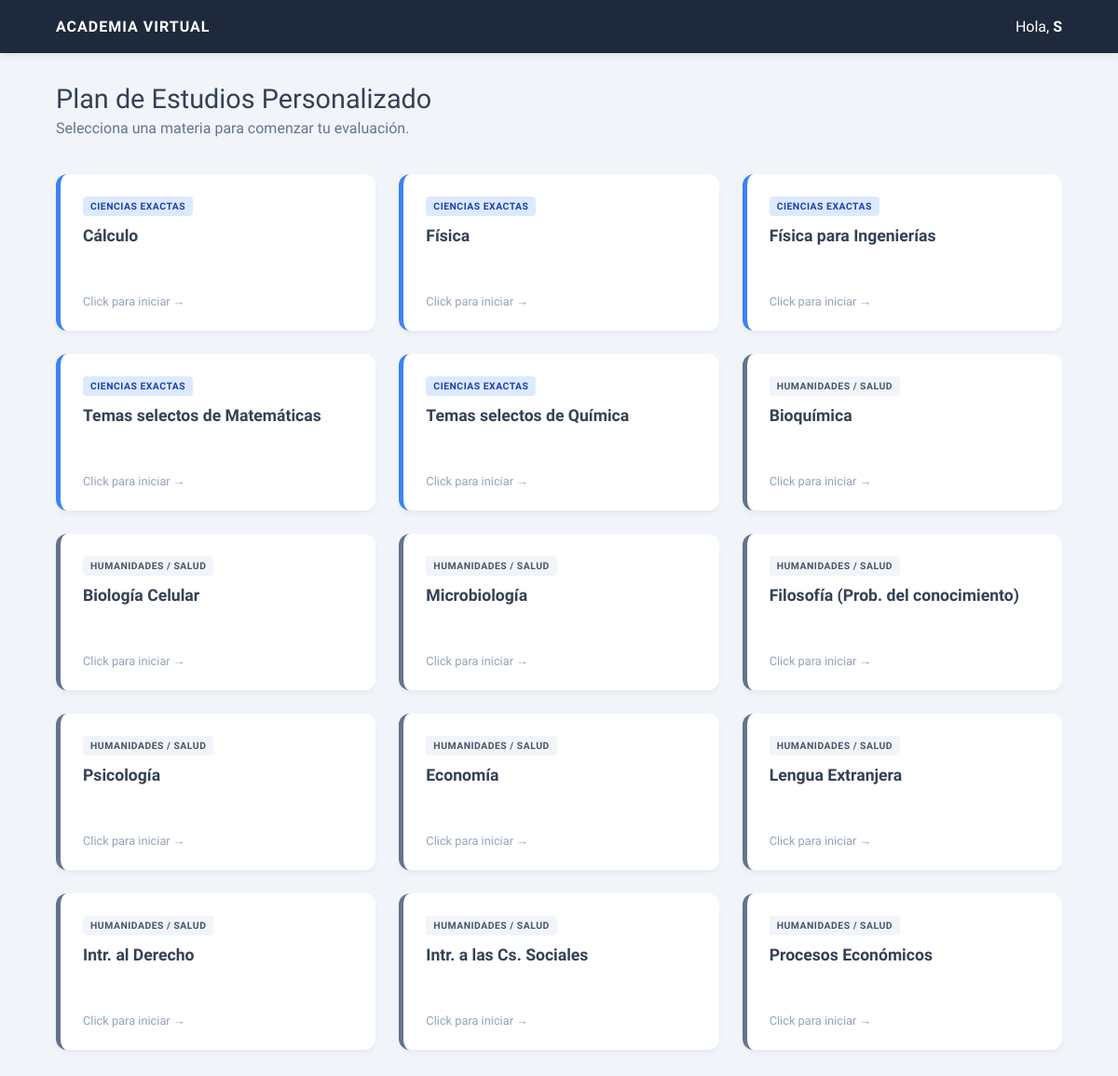
/dashboard (signed in), run on the app's committed database.
### app.py (models this page shows)
class Materia(db.Model):
    id = db.Column(db.Integer, primary_key=True)
    nombre = db.Column(db.String(100), unique=True, nullable=False)
    es_exacta = db.Column(db.Boolean, default=False)

### app.py (the view)
@app.route('/dashboard')
def dashboard():
    if 'usuario_nombre' not in session:
        return redirect(url_for('index'))
    materias = Materia.query.all()
    return render_template('dashboard.html', nombre=session['usuario_nombre'], materias=materias)

### templates/dashboard.html (shortened to what this page needs)
<!DOCTYPE html>
<html lang="es">
<head>
</head>
<body>
    <nav>
        <span style="letter-spacing: 1px; font-weight: 600;">ACADEMIA VIRTUAL</span>
        <span>Hola, <strong>{{ nombre }}</strong></span>
    </nav>
    <div class="container">
        <header>
            <h2>Plan de Estudios Personalizado</h2>
            <p>Selecciona una materia para comenzar tu evaluación.</p>
        </header>
        <div class="grid-materias">
            {% for materia in materias %}
            <a href="/examen/{{ materia.id }}" class="card-materia {% if materia.es_exacta %}exacta{% else %}teoria{% endif %}">
                <div>
                    <div class="tipo-tag {% if materia.es_exacta %}tag-exacta{% else %}tag-teoria{% endif %}">
                        {% if materia.es_exacta %}CIENCIAS EXACTAS{% else %}HUMANIDADES / SALUD{% endif %}
                    </div>
                    <div class="materia-info">
                        <h3>{{ materia.nombre }}</h3>
                    </div>
                </div>
                <div class="btn-entrar">Click para iniciar →</div>
            </a>
            {% endfor %}
        </div>
    </div>
</body>
</html>

### templates/dashboard.html (style rules this page uses)
:root { --bg: #f1f5f9; --nav: #1e293b; --text: #334155; --exactas-accent: #3b82f6; --sociales-accent: #64748b; }
body { font-family: 'Montserrat', sans-serif; background-color: var(--bg); margin: 0; color: var(--text); }
nav { background-color: var(--nav); padding: 1.2rem 5%; color: white; display: flex; justify-content: space-between; align-items: center; box-shadow: 0 2px 10px rgba(0,0,0,0.1); }
.container { padding: 2rem 5%; max-width: 1400px; margin: auto; }
header { margin-bottom: 2.5rem; }
h2 { font-weight: 300; font-size: 1.8rem; margin: 0; }
p { color: #64748b; margin-top: 5px; }
.grid-materias { display: grid; grid-template-columns: repeat(auto-fill, minmax(280px, 1fr)); gap: 25px; }
.card-materia { background: white; padding: 1.5rem; border-radius: 12px; text-decoration: none; color: inherit; transition: all 0.3s cubic-bezier(0.4, 0, 0.2, 1); border-left: 5px solid transparent; display: flex; flex-direction: column; justify-content: space-between; min-height: 120px; box-shadow: 0 4px 6px -1px rgba(0,0,0,0.05); }
.card-materia.exacta { border-left-color: var(--exactas-accent); }
.card-materia.teoria { border-left-color: var(--sociales-accent); }
.materia-info h3 { margin: 0; font-size: 1.1rem; font-weight: 600; line-height: 1.3; }
.tipo-tag { font-size: 0.65rem; font-weight: 600; text-transform: uppercase; letter-spacing: 0.5px; padding: 4px 8px; border-radius: 4px; width: fit-content; margin-bottom: 10px; }
.tag-exacta { background: #dbeafe; color: #1e40af; }
.tag-teoria { background: #f1f5f9; color: #475569; }
.btn-entrar { font-size: 0.8rem; color: #94a3b8; margin-top: 15px; font-weight: 500; }

### data on the page
Materia: es_exacta "CIENCIAS EXACTAS", nombre "Cálculo"
Materia: es_exacta "CIENCIAS EXACTAS", nombre "Física"
Materia: es_exacta "CIENCIAS EXACTAS", nombre "Física para Ingenierías"
Materia: es_exacta "CIENCIAS EXACTAS", nombre "Temas selectos de Matemáticas"
Materia: es_exacta "CIENCIAS EXACTAS", nombre "Temas selectos de Química"
Materia: es_exacta "HUMANIDADES / SALUD", nombre "Bioquímica"
Materia: es_exacta "HUMANIDADES / SALUD", nombre "Biología Celular"
Materia: es_exacta "HUMANIDADES / SALUD", nombre "Microbiología"
Materia: es_exacta "HUMANIDADES / SALUD", nombre "Filosofía (Prob. del conocimiento)"
Materia: es_exacta "HUMANIDADES / SALUD", nombre "Psicología"
Materia: es_exacta "HUMANIDADES / SALUD", nombre "Economía"
Materia: es_exacta "HUMANIDADES / SALUD", nombre "Lengua Extranjera"
Materia: es_exacta "HUMANIDADES / SALUD", nombre "Intr. al Derecho"
Materia: es_exacta "HUMANIDADES / SALUD", nombre "Intr. a las Cs. Sociales"
Materia: es_exacta "HUMANIDADES / SALUD", nombre "Procesos Económicos"

### other printed values
{{ nombre }} "S"
